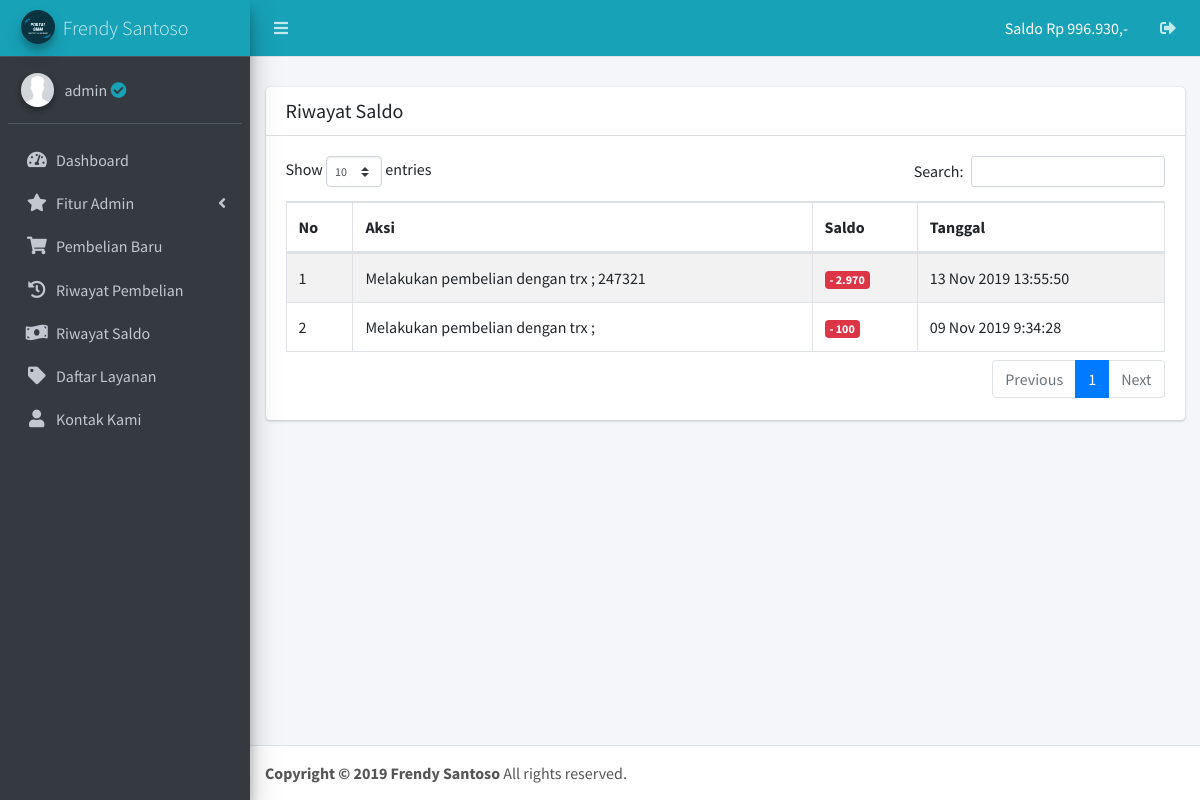
Screenshot of /riwayat-saldo/index.php (signed in) with the database file from the repository.
### tables this page shows
CREATE TABLE `user` (
  `id` int(11) NOT NULL,
  `username` varchar(50) NOT NULL,
  `password` varchar(250) NOT NULL,
  `level` varchar(50) NOT NULL,
  `saldo` bigint(20) NOT NULL,
  `saldo_terpakai` bigint(20) NOT NULL,
  `nohp` bigint(20) NOT NULL,
  `status` enum('On','Off') NOT NULL,
  `tgl_reg` varchar(30) NOT NULL
);

CREATE TABLE `riwayat_saldo` (
  `id` int(11) NOT NULL,
  `username` varchar(50) NOT NULL,
  `aksi` varchar(100) NOT NULL,
  `saldo` bigint(20) NOT NULL,
  `efek` enum('- Saldo','+ Saldo') NOT NULL,
  `tanggal` varchar(30) NOT NULL,
  `waktu` varchar(30) NOT NULL
);

### include/function.php (called while the page is built, shortened)
<?php
	require 'data-panel.php';
	$link = "http://localhost/_11-november-2019/smm-free";
?>

### include/data-panel.php (called while the page is built)
<?php
$judul = "Frendy Santoso";
?>

### riwayat-saldo/index.php (the view, shortened to what this page needs)
<?php
require '../include/function.php';
$username = $_SESSION['username'];
$qUser = mysqli_query($db, "SELECT * FROM user WHERE username = '$username'");
$fUser = mysqli_fetch_assoc($qUser);
?>
<!DOCTYPE html>
<html>
<head>
  <link rel="stylesheet" href="https://use.fontawesome.com/releases/v5.8.2/css/all.css">
  <link rel="stylesheet" href="https://code.ionicframework.com/ionicons/2.0.1/css/ionicons.min.css">
  <link rel="stylesheet" href="<?= $link; ?>/assets/plugins/datatables/dataTables.bootstrap4.css">
  <link rel="stylesheet" href="<?= $link; ?>/assets/dist/css/adminlte.min.css">
</head>
<body class="hold-transition sidebar-mini">
<div class="wrapper">
  <?php require '../include/header.php'; ?>
  <div class="content-wrapper">
    <section class="content" style="padding-top: 30px;">
      <div class="container-fluid">
        <div class="row">
          <div class="col-md-12">
            <div class="card">
              <div class="card-header">
                <h3 class="card-title">Riwayat Saldo</h3>
              </div>
              <div class="card-body" style="overflow: auto;">
                <table id="example1" class="table table-bordered table-striped">
                  <thead>
                  <tr>
                    <th>No</th>
                    <th>Aksi</th>
                    <th>Saldo</th>
                    <th>Tanggal</th>
                  </tr>
                  </thead>
                  <tbody>
                    <?php
                    $qRi = mysqli_query($db, "SELECT * FROM riwayat_saldo WHERE username = '$username' ORDER BY id DESC");
                    $no = 1;
                    while ($fRi = mysqli_fetch_assoc($qRi)) :
                    ?>
                    <tr>
                      <td><?= $no; ?></td>
                      <td><?= $fRi['aksi']; ?></td>
                      <td>
                        <?php
                        if ($fRi['efek'] === "- Saldo") {
                          echo '<span class="badge badge-danger">- '.number_format($fRi['saldo'],0,',','.').'</span>';
                        } else {
                          echo '<span class="badge badge-success">+ '.number_format($fRi['saldo'],0,',','.').'</span>';
                        }
                        ?>
                      </td>
                      <td><?= $fRi['tanggal'] . " " . $fRi['waktu']; ?></td>
                    </tr>
                    <?php $no++; endwhile; ?>
                  </tbody>
                </table>
              </div>
            </div>
          </div>
        </div>
      </div>
    </section>
  </div>
  <?php require '../include/footer.php'; ?>
</div>
</body>
</html>

### include/header.php (shortened to what this page needs)
<nav class="main-header navbar navbar-expand border-bottom navbar-dark navbar-info">
  <ul class="navbar-nav">
    <li class="nav-item">
      <a class="nav-link" data-widget="pushmenu" href="#"><i class="fas fa-bars"></i></a>
    </li>
  </ul>
  <ul class="navbar-nav ml-auto">
    <li class="nav-item">
      <a class="nav-link text-white" href="<?= $link; ?>/riwayat-saldo">
        Saldo Rp <?= number_format($fUser['saldo'],0,',','.'); ?>,-
      </a>
    </li>
    <li class="nav-item">
      <a class="nav-link" href="<?= $link; ?>/logout">
        <i class="fas fa-sign-out-alt"></i>
      </a>
    </li>
  </ul>
</nav>
<aside class="main-sidebar sidebar-dark-success elevation-4">
  <a href="<?= $link; ?>" class="brand-link navbar-info">
    <img src="<?= $link; ?>/assets/dist/img/portalsmm.png" alt="AdminLTE Logo" class="brand-image img-circle elevation-3"
         style="opacity: .8">
    <span class="brand-text font-weight-light"><?= $judul; ?></span>
  </a>
  <div class="sidebar">
    <div class="user-panel mt-3 pb-3 mb-3 d-flex">
      <div class="image">
        <img src="<?= $link; ?>/assets/dist/img/profile.jpeg" class="img-circle elevation-2" alt="User Image">
      </div>
      <div class="info">
        <a href="#" class="d-block"><?= $username; ?> <?php if ($fUser['level'] === "Admin"): ?><i class="fa fa-check-circle text-info"></i><?php endif ?></a>
      </div>
    </div>
    <nav class="mt-2">
      <ul class="nav nav-pills nav-sidebar flex-column" data-widget="treeview" role="menu" data-accordion="false">
        <li class="nav-item">
          <a href="<?= $link; ?>" class="nav-link">
            <i class="nav-icon fas fa-tachometer-alt"></i>
            <p>
              Dashboard
            </p>
          </a>
        </li>
        <?php if ($fUser['level'] === "Admin"): ?>
        <li class="nav-item has-treeview">
          <a href="#" class="nav-link">
            <i class="nav-icon fas fa-star"></i>
            <p>
              Fitur Admin
              <i class="right fas fa-angle-left"></i>
            </p>
          </a>
        </li>
        <?php endif ?>
        <li class="nav-item">
          <a href="<?= $link; ?>/pembelian-baru" class="nav-link">
            <i class="nav-icon fas fa-shopping-cart"></i>
            <p>
              Pembelian Baru
            </p>
          </a>
        </li>
        <li class="nav-item">
          <a href="<?= $link; ?>/riwayat-pembelian" class="nav-link">
            <i class="nav-icon fas fa-history"></i>
            <p>
              Riwayat Pembelian
            </p>
          </a>
        </li>
        <li class="nav-item">
          <a href="<?= $link; ?>/riwayat-saldo" class="nav-link">
            <i class="nav-icon fas fa-money-bill-wave"></i>
            <p>
              Riwayat Saldo
            </p>
          </a>
        </li>
        <li class="nav-item">
          <a href="<?= $link; ?>/daftar-layanan" class="nav-link">
            <i class="nav-icon fas fa-tag"></i>
            <p>
              Daftar Layanan
            </p>
          </a>
        </li>
        <li class="nav-item">
          <a href="<?= $link; ?>/kontak-kami" class="nav-link">
            <i class="nav-icon fa fa-user"></i>
            <p>
              Kontak Kami
            </p>
          </a>
        </li>
      </ul>
    </nav>
  </div>
</aside>

### rows the page displays
user: saldo "996.930"
riwayat_saldo: aksi "Melakukan pembelian dengan trx ; 247321", saldo "2.970", tanggal "13 Nov 2019", waktu "13:55:50"
riwayat_saldo: aksi "Melakukan pembelian dengan trx ;", saldo "100", tanggal "09 Nov 2019", waktu "9:34:28"

### other values shown
$judul "Frendy Santoso"
$username "admin"
